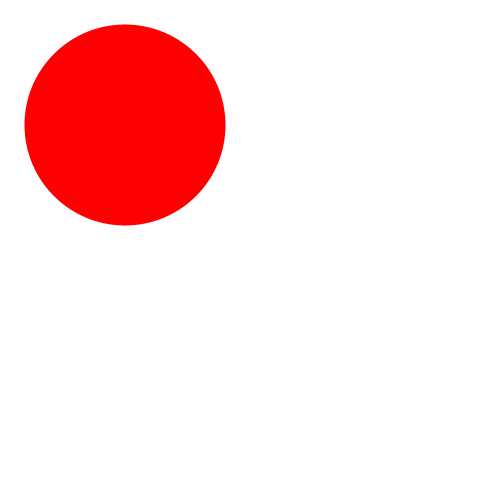
Frame 1 (no input)
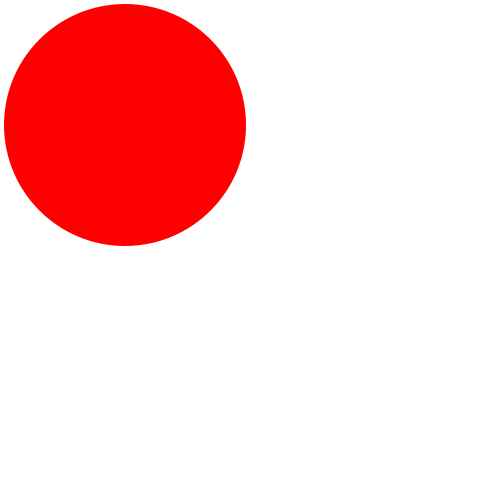
Frame 60 (the mouse pressed at the canvas centre just before this capture)
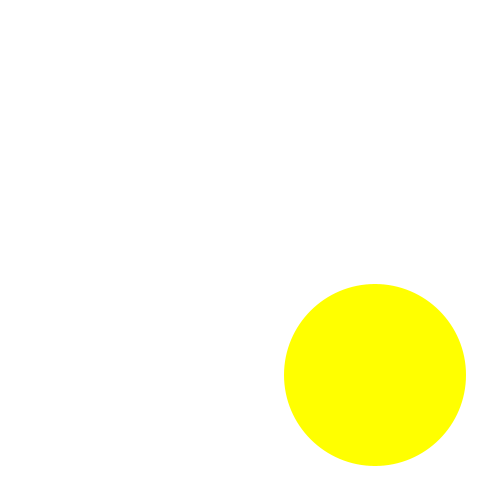
Frame 120 (the mouse held since frame 60 and released just before this capture)

The Processing sketch that drew these frames (run headless with seeded random() and noise(); from frame 60 on, the mouse is pressed at the canvas centre):

// Processing sketch: drill15
// ── drill15.pde
float s = 200;
float ds = 1;

void setup() {
    size(500,500);
    noStroke();
}

void draw() {
    background(255);
    if (s > width/2 || s < 1) {
        ds *= -1;
    }
    s += ds;
    if (mouseX < width/2 && mouseY < height/2) {
        fill(255,0,0);
        ellipse(width/4, height/4, s, s);
    } else if (mouseX > width/2 && mouseY < height/2) {
        fill(0,255,0);
        ellipse(width/4*3, height/4, s, s);
    } else if (mouseX < width/2 && mouseY > height/2) {
        fill(0,0,255);
        ellipse(width/4, height/4*3, s, s);
    } else {
        fill(255,255,0);
        ellipse(width/4*3, height/4*3, s, s);
    }
}
